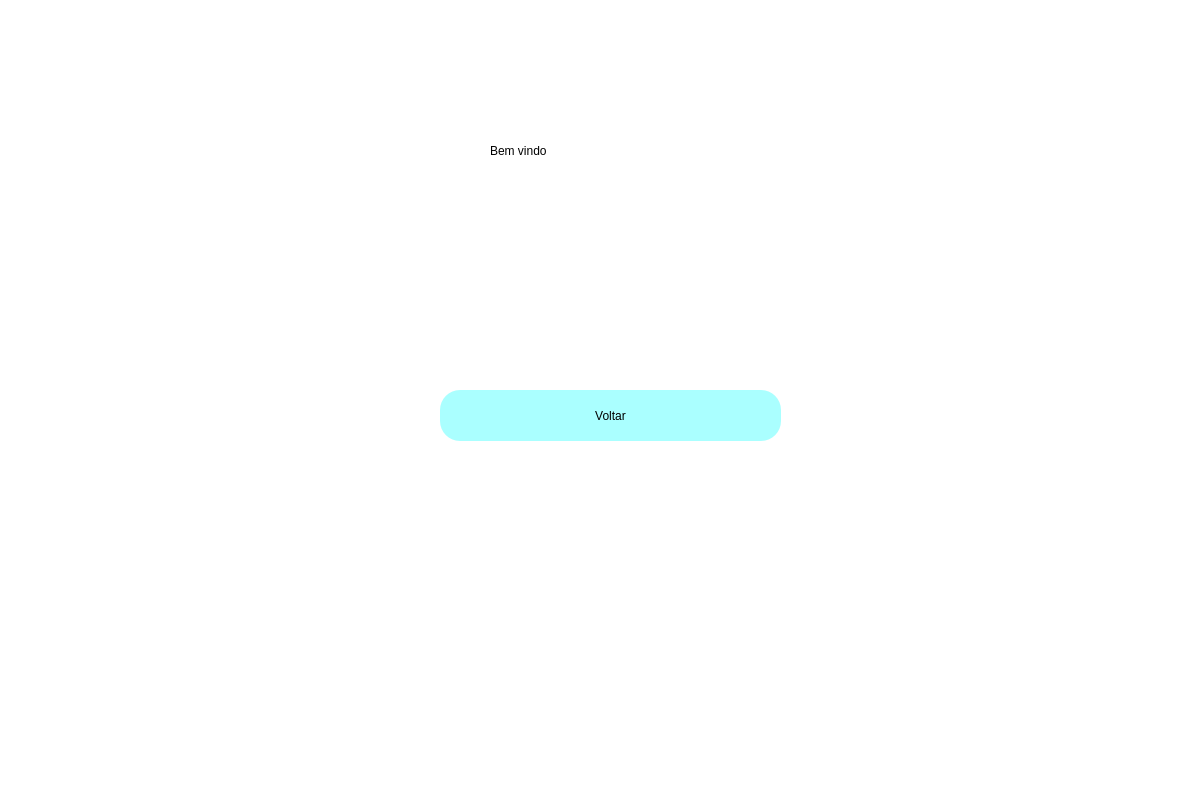
<?xml version="1.0" encoding="UTF-8"?>
<ui version="4.0">
 <class>Dialog</class>
 <widget class="QDialog" name="Dialog">
  <property name="geometry">
   <rect>
    <x>0</x>
    <y>0</y>
    <width>1200</width>
    <height>800</height>
   </rect>
  </property>
  <property name="windowTitle">
   <string>Dialog</string>
  </property>
  <widget class="QWidget" name="bgwidget" native="true">
   <property name="geometry">
    <rect>
     <x>0</x>
     <y>0</y>
     <width>1201</width>
     <height>801</height>
    </rect>
   </property>
   <property name="styleSheet">
    <string notr="true">QWidget#bgwidget{
background-color:#FFFFFF;}</string>
   </property>
   <widget class="QLabel" name="label">
    <property name="geometry">
     <rect>
      <x>490</x>
      <y>120</y>
      <width>251</width>
      <height>61</height>
     </rect>
    </property>
    <property name="styleSheet">
     <string notr="true">font: 36pt &quot;MS Shell Dlg 2&quot;; color:rgb(0, 0, 0)</string>
    </property>
    <property name="text">
     <string>Bem vindo</string>
    </property>
   </widget>
   <widget class="QLabel" name="label_2">
    <property name="geometry">
     <rect>
      <x>420</x>
      <y>200</y>
      <width>391</width>
      <height>41</height>
     </rect>
    </property>
    <property name="styleSheet">
     <string notr="true">font: 16pt &quot;MS Shell Dlg 2&quot;;color:rgb(0, 0, 0)</string>
    </property>
   </widget>
   <widget class="QPushButton" name="back">
    <property name="geometry">
     <rect>
      <x>440</x>
      <y>390</y>
      <width>341</width>
      <height>51</height>
     </rect>
    </property>
    <property name="styleSheet">
     <string notr="true">border-radius:20px;
background-color: rgb(170, 255, 255);
font: 14pt &quot;MS Shell Dlg 2&quot;;</string>
    </property>
    <property name="text">
     <string>Voltar</string>
    </property>
   </widget>
  </widget>
 </widget>
 <resources/>
 <connections/>
</ui>
